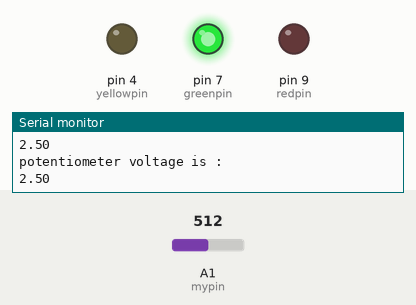
A sketch run on a simulated Arduino Uno, built with avr-gcc and run on an emulated ATmega328P. Parts: output pins drawn as LEDs (lit = HIGH), the last lines printed to the serial monitor. Inputs (shaded band) come from the test bench; at power-on: A1 (mypin) = 512.

Above: at 1.3 s.
1.4 s: A1 (mypin) set to 596
2.9 s: A1 (mypin) set to 621
At 4.2 s:
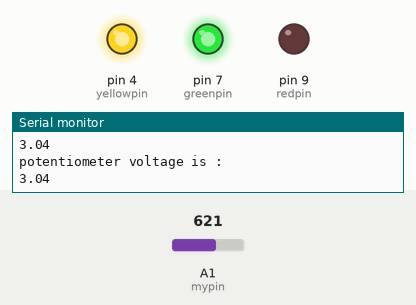
4.5 s: A1 (mypin) set to 802
6.0 s: A1 (mypin) set to 835
At 6.9 s:
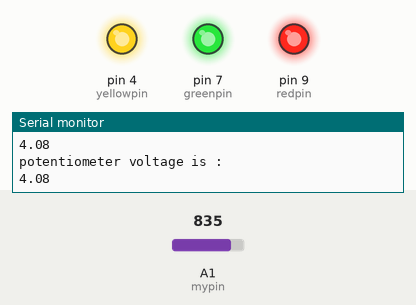
Timing chart, 0 to 8.5 s (numbered marks = the images above; inputs shaded):
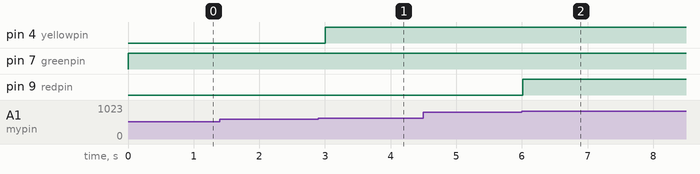

The sketch:

PotentiometerVoltageLeds.ino
```cpp
int mypin = A1;
int readval;
int delaytime = 500;
int redpin = 9;
int greenpin = 7;
int yellowpin = 4;
float v2;


void setup() {
  // put your setup code here, to run once:
  pinMode(mypin, INPUT);
  pinMode(redpin, OUTPUT);
  pinMode(greenpin, OUTPUT);
  pinMode(yellowpin, OUTPUT);
  Serial.begin(9600);
}

void loop() {
  // put your main code here, to run repeatedly:

  readval = analogRead(mypin);
  v2 = (5.0 / 1023.0) * readval;
  Serial.println("potentiometer voltage is : ");
  Serial.println(v2);
  if (v2 <= 3)
  {
    digitalWrite(greenpin, HIGH);
  }

  else if (v2 > 3 && v2 < 4)
  {
    digitalWrite(yellowpin, HIGH);
  }
  else if (v2 > 4) {
    digitalWrite(redpin, HIGH);
  }
  delay(delaytime);
}
```

Measured:
- the behaviour switches between 613 and 614 on A1 (mypin) (found by bisection; images 0 and 1)
- the behaviour switches between 818 and 819 on A1 (mypin) (found by bisection; images 1 and 2)
- after the input at 2.9 s, pin 4 (yellowpin): LOW → HIGH after 0.11 s
- after the input at 6.0 s, pin 9 (redpin): LOW → HIGH at once
